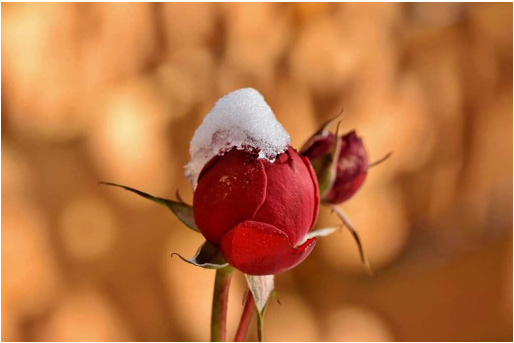
#> input picture assets/images/example_img.png, 514 x 343 px
$ jupyter execute main.ipynb   (shell and % lines are left out)
#> lines starting #> are read from the running program, lines starting #| are printed output that depends on the picture
1. `imread()` để đọc ảnh
2. `imshow()` để show ảnh trong cửa sổ
3. `imwrite()` để ghi ảnh ra file

[cell 1]
import cv2
import matplotlib.pyplot as plt


# The function cv2.imread() is used to read an image
img_gray = cv2.imread('../assets/images/example_img.png', 0)
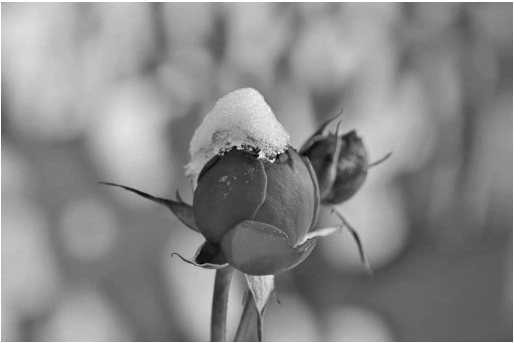
#> img_gray: shape (343, 514); min 0, max 255, mean 137.2

# The function cv2.imshow() is used to display an image in a window
cv2.imshow('gray scale image', img_gray)

# # waitKey() waits for a key press to close the window and 0 specifies indefinite loop
cv2.waitKey(0)

# The function cv2.imwrite() is use to write an image.
cv2.imwrite('gray_image.png', img_gray)
#> Out = True

## 1. Reading an Image

ĐỌc image vào với hàm:

`imread(filename, flags)`

2 tham số truyền vào :

- `filename` chỉ ra đường dẫn đến file muốn đọc
- `flags` chỉ ra `how the images should be represented`, nó có rất nhiều option nhưng chủ yếu là dùng 3 cái sau:
    * `cv2.IMREAD_UNCHANGED` hoặc `-1`
    * `cv2.IMREAD_GRAYSCALE` hoặc `0`
    * `cv2.IMREAD_COLOR` hoặc `1`

Default thì `flags = 1` là đọc vào ảnh là ảnh màu với format là `BGR` mà các thư viện computer vision thì thường dùng `RGB` cho nên ta cần phải đổi lại `BGR` thành `RGB`

[cell 2]
img_BGR = cv2.imread('../assets/images/example_img.png', cv2.IMREAD_COLOR)
#> img_BGR is the input picture: shape (343, 514, 3); mean B, G, R 62.6, 112.3, 184.6
img_RGB = cv2.cvtColor(img_BGR, cv2.COLOR_BGR2RGB)

# matplot lib to show and compare 2 mode above
fig = plt.figure(figsize=(60, 60))
ax1 = fig.add_subplot(121)
plt.imshow(img_BGR)
ax2 = fig.add_subplot(122)
plt.imshow(img_RGB)
plt.rcParams['axes.titlesize'] = 60
ax1.set_title('BGR image')
ax2.set_title('RGB image')


plt.show()
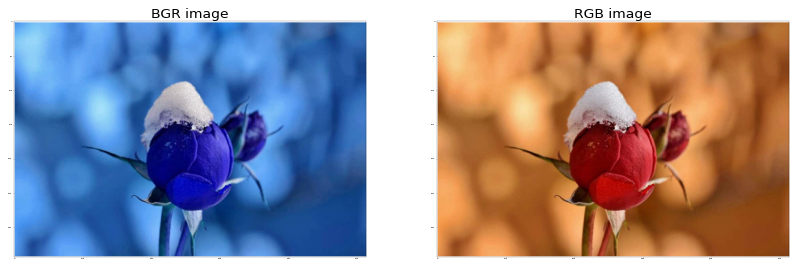
#> figure drawn by matplotlib, 2 panels; B, G, R data is drawn as R, G, B
